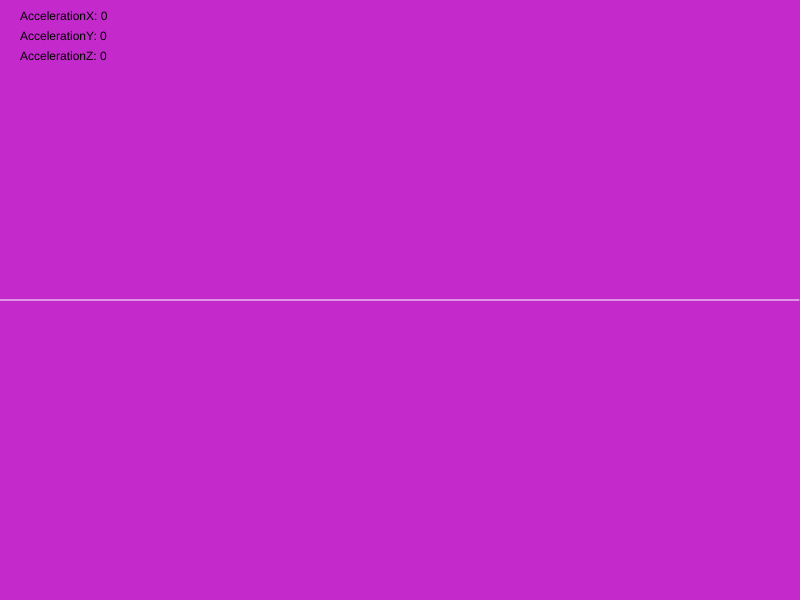
Frame 1 (no input)
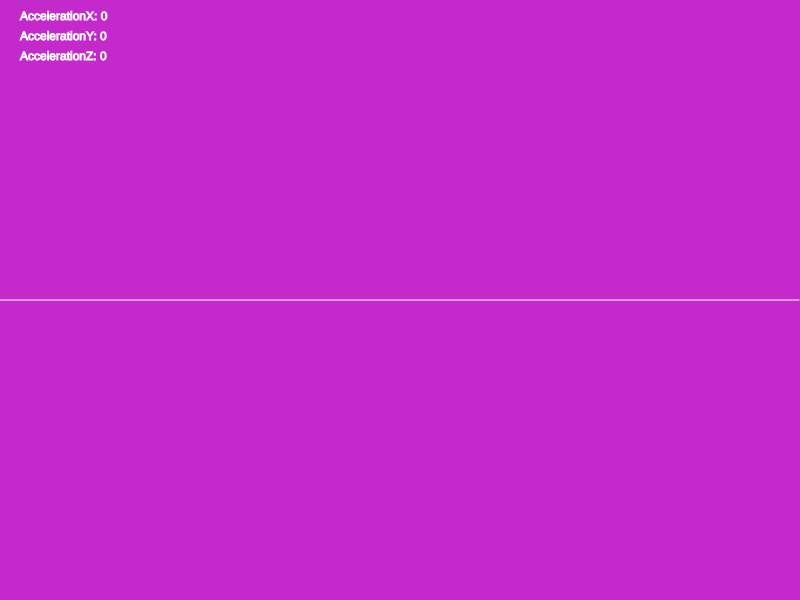
Frame 60 (no input)
Frame 120 (the mouse pressed at the canvas centre since frame 60): identical to frame 60, image omitted

The p5.js sketch that drew these frames (run headless with seeded random() and noise() and a simulated clock; from frame 60 on, the mouse is pressed at the canvas centre):

// p5.js sketch
// ── sketch.js
/*
 * @name Acceleration Color
 * @description Use deviceMoved() to detect when the device is rotated. The background RGB color values are mapped to accelerationX, accelerationY, and accelerationZ values.  
 */

var r, g, b;
var waveform = [];
function setup() {
  createCanvas(displayWidth, displayHeight);
  r = random(50, 255);
  g = random(0, 200);
  b = random(50, 255);
  
  for (var i=0; i< displayWidth; i++) {
    waveform.push(0.0);
  }
}

function draw() {
  background(r, g, b);
  text("AccelerationX: " + String(accelerationX), 20, 20);
    text("AccelerationY: " + String(accelerationY), 20, 40);
  text("AccelerationZ: " + String(accelerationY), 20, 60);
  
  for (var i = 0; i<waveform.length; i++){
    if (i == waveform.length-1) {
      waveform[i] = (accelerationX+accelerationY+accelerationZ)/100;
    } else {
      waveform[i] = waveform[i+1];
    }
  }
  
  drawWaveform();

  
}

function deviceMoved() {   
    // r = map(accelerationX, -1, 1, 100, 175);
    // g = map(accelerationY, -1, 1, 100, 200);
    // b = map(accelerationZ, -1, 1, 100, 200);   
}


function drawWaveform() {
    // draw the shape of the waveform
  stroke(255);
  noFill();
  strokeWeight(1);
  beginShape();
  for (var i = 0; i < waveform.length; i++){
    var x = map(i, 0, waveform.length, 0, width);
    var y = map(waveform[i], -1, 1, -height/2, height/2);
    vertex(x, y + height/2);
  }
  endShape();
}
